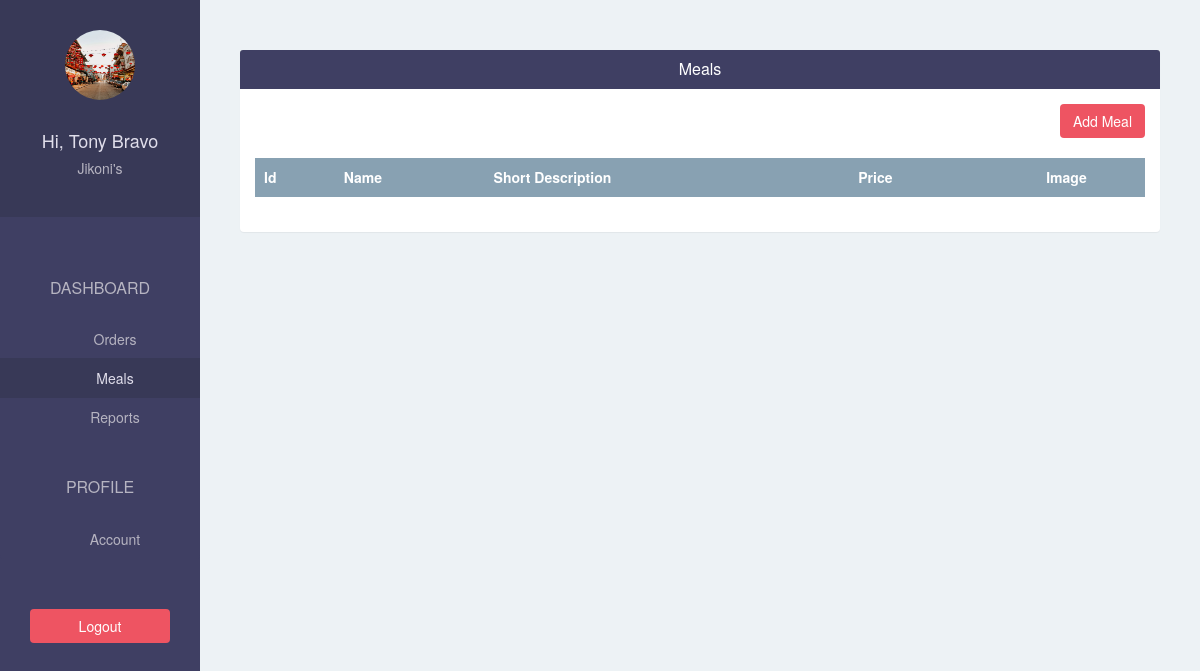
The page /restaurant/meal/ (signed in) on the database as committed earlier.
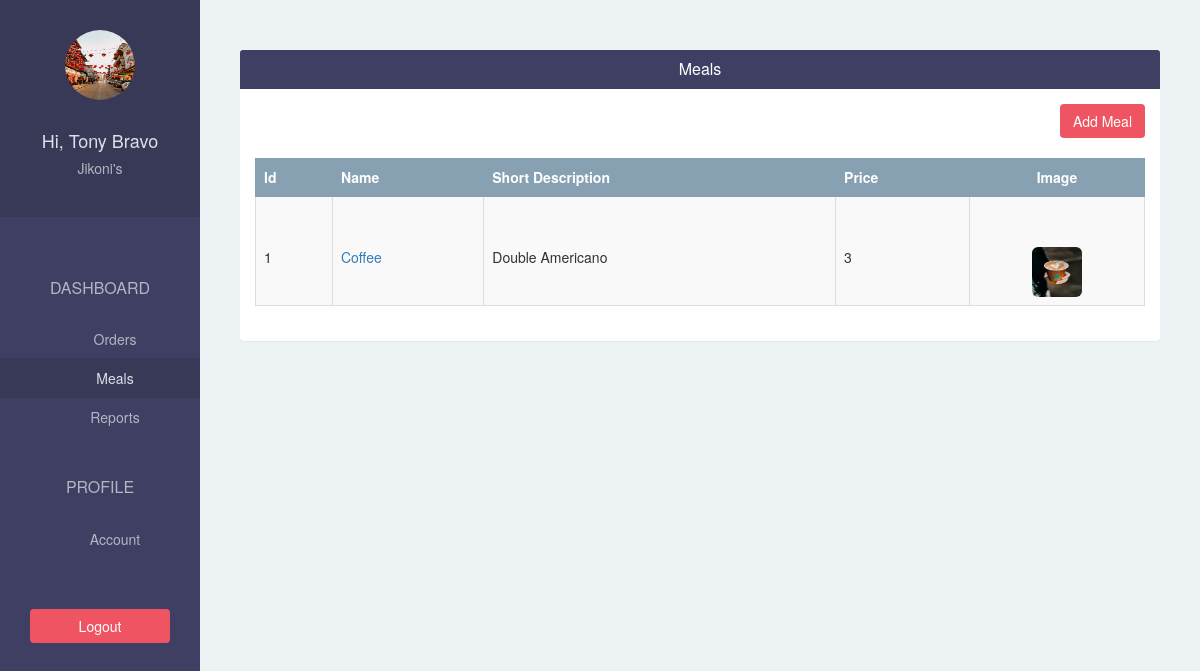
The same page on the database as committed later.
### ubereatsapp/models.py (models this page shows, shortened)
class Restaurant(models.Model):
    user = models.OneToOneField(User, on_delete=models.CASCADE, related_name='restaurant')
    restaurant_name = models.CharField(max_length=500)
    phone = models.CharField(max_length=500)
    address = models.CharField(max_length=500)
    logo = models.ImageField(upload_to='restaurant_logo/', blank=False)

class Meal(models.Model):
    restaurant = models.ForeignKey(Restaurant,on_delete=models.CASCADE)
    name = models.CharField(max_length=500)
    short_description = models.CharField(max_length=500)
    image = models.ImageField(upload_to='meal_images/', blank=False)
    price = models.IntegerField(default=0)

### ubereatsapp/views.py (the view)
# urls.py: url(r'^restaurant/meal/$', views.restaurant_meal, name = 'restaurant-meal'),
@login_required(login_url='/restaurant/sign-in/')
def restaurant_meal(request):
    meals = Meal.objects.filter(restaurant = request.user.restaurant).order_by("-id")
    return render(request, 'restaurant/meal.html', {
        "meals": meals
        })

### ubereatsapp/templates/restaurant/meal.html
{% extends 'restaurant/base.html' %}
{% block page %}
    <div class="panel">
        <div class="panel-heading bg-blue">
            <h4 class="panel-title text-center text-white">Meals</h4>
        </div>
        <div class="panel-body">
            <div class="text-right">
                <a href="{% url 'restaurant-add-meal' %}" class="btn btn-pink">Add Meal</a>
                <br/>
                <br/>
            </div>
            <table class="table table-bordered table-hover table-striped">
                <thead>
                    <tr class="bg-gray text-white">
                        <th>Id</th>
                        <th>Name</th>
                        <th>Short Description</th>
                        <th>Price</th>
                        <th class="text-center">Image</th>
                    </tr>
                </thead>
                <tbody>
                    {% for meal in meals %}
                    <tr>
                        <td scope="row">{{ meal.id }}</td>
                        <td><a href="{% url 'restaurant-edit-meal' meal.id %}">{{ meal.name}}</a></td>
                        <td>{{ meal.short_description }}</td>
                        <td>{{ meal.price }}</td>
                        <td class="text-center"><img class="img-rounded"
                        src="{{ MEDIA_URL }}{{ meal.image }}" width="50" height="50"></td>
                    </tr>
                    {% endfor %}
                </tbody>
            </table>
        </div>
    </div>
{% endblock%}

### ubereatsapp/templates/restaurant/base.html (shortened to what this page needs)
{% extends 'base.html'%}
{% block sidebar%}
{% url 'restaurant-order' as restaurant_order_url %}
{% url 'restaurant-meal' as restaurant_meal_url %}
{% url 'restaurant-report' as restaurant_report_url %}
{% url 'restaurant-account' as restaurant_account_url %}
<div class="text-center">
<img src={{request.user.restaurant.logo.url}} alt="" class="img-circle" width="70" height="70">
<br/>
<br/>
<h4>Hi, {{request.user.get_full_name}}</h4>
<h5>{{request.user.restaurant.restaurant_name}}</h5>
</div>
<br/>
<div class="list-group text-center">
      <span class="text-uppercase">Dashboard</span>
      <a href="{% url 'restaurant-order' %}"
          class="list-group-item {% if request.path == restaurant_order_url %} active {% endif %} ">
          Orders
      </a>
      <a href="{% url 'restaurant-meal' %}"
          class="list-group-item {% if request.path == restaurant_meal_url %} active {% endif %} ">Meals</a>
      <a href="{% url 'restaurant-report' %}"
          class="list-group-item {% if request.path == restaurant_report_url %} active {% endif %} ">Reports</a>
      <span class="text-uppercase">Profile</span>
      <a href="{% url 'restaurant-account' %}"
          class="list-group-item {% if request.path == restaurant_account_url %} active {% endif %} ">Account</a>
    </div>
    <div class="text-center">
      <a href="{% url 'restaurant-sign-out' %}?next={{ request.path }}"
          class="btn btn-pink">Logout</a>
    </div>
{% endblock %}

### ubereatsapp/templates/base.html (shortened to what this page needs)
{% load static %}
<!DOCTYPE html>
<html lang="en">
<head>
  <link rel="stylesheet" href="{% static 'css/bootstrap.min.css' %}">
  <link rel="stylesheet" href="{% static 'css/styles.css' %}">
</head>
<body>
    <div class="container-fluid">
      <div class="row">
        <div class="col-lg-2 col-md-2 col-sm-2 sidebar">
            {% block sidebar %}{% endblock %}
        </div>
        <div class="col-lg-10 col-lg-offset-2 col-md-10 col-md-offset-2 col-sm-10 col-sm-offset-2 content">
            {% block page %}{% endblock %}
        </div>
      </div>
    </div>
</body>
</html>

### ubereatsapp/static/css/styles.css (style rules this page uses)
body { padding-top: 50px; background-color: #EDF2F5; overflow: auto; }
.bg-blue { background-color: #3F3F63; }
.bg-gray { background-color: #88A1B2; }
.text-white { color: white; }
.btn-pink { color: white; background-color: #EE5462; }
.sidebar { height: 100vh; position: fixed; top: 0; left: 0; padding: 0; background-color: #3F3F63; overflow: auto; }
.sidebar > div:first-child { padding: 30px 10px; font-weight: bold; font-size: 15px; background-color: #383957; }
.sidebar > div:first-child > h4 { color: #e0deeb; }
.sidebar > div:first-child > h5 { color: #b6b4c1; }
.sidebar .list-group { padding: 0; background-color: #3F3F63; }
.sidebar .list-group > span { color: #b6b4c1; display: block; margin-top: 20px; padding: 20px 30px; font-size: 16px; font-weight: 300; }
.sidebar .list-group .list-group-item, .sidebar .list-group .list-group-item:focus { background-color: #3F3F63; color: #b6b4c1; border: 0; padding-left: 60px; padding-right: 30px; }
.sidebar .list-group .list-group-item.active, .sidebar .list-group .list-group-item:hover { background-color: #383957; color: #e0deeb; }
.sidebar > div:last-child { padding: 30px; }
.sidebar > div:last-child .btn { width: 100%; }
.content { padding: 0 40px; }
.content .panel { border: none; }
.table > thead > tr > th, .table > thead > tr > td { vertical-align: middle; box-sizing: border-box; }
.table, .table > thead > tr > th { border-color: #88A1B2; }
.table > tbody > tr > td { padding-top:50px; }

Rows that differ between the two databases and show on the page:
added Meal: id "1", name "Coffee", short_description "Double Americano", price "3", image (picture)
